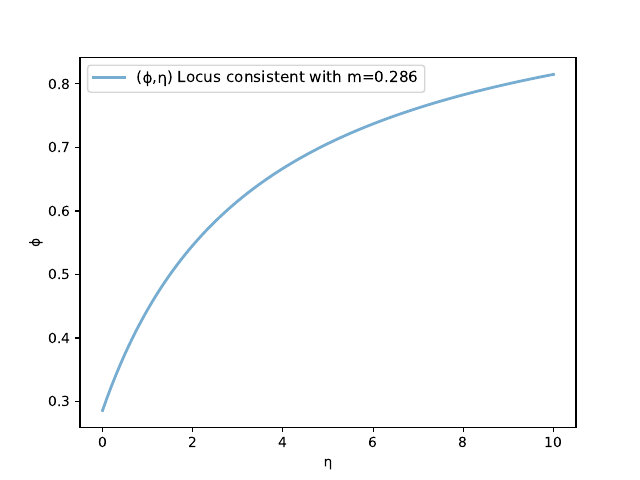

Write Julia code to recreate this figure.
@show ϕ_fun(0.2, 0.286)
@show ϕ_fun(2.0, 0.286)
fig, ax = subplots()
η_space = 0.0:0.1:10.0
ϕ_space = ϕ_fun.(η_space, 0.286)
ax.plot(η_space, ϕ_space, lw=2, alpha=0.6, label="(ϕ,η) Locus consistent with m=0.286")
ax.set_xlabel("η")
ax.set_ylabel("ϕ")
ax.legend(fontsize=11)
display(fig)
PyPlot.savefig("shopping_curve.pdf")

############
function na_fun(n_c, n_i, ω=0.8, θ=0.5)
    return (ω^(-θ)*n_c^(1+θ)+(1-ω)^(-θ)*n_i^(1+θ))^(1/(1+θ))
end

function ϕ_fun(η, m=0.286)
    return (η+1)*m/(1+η*m)
end